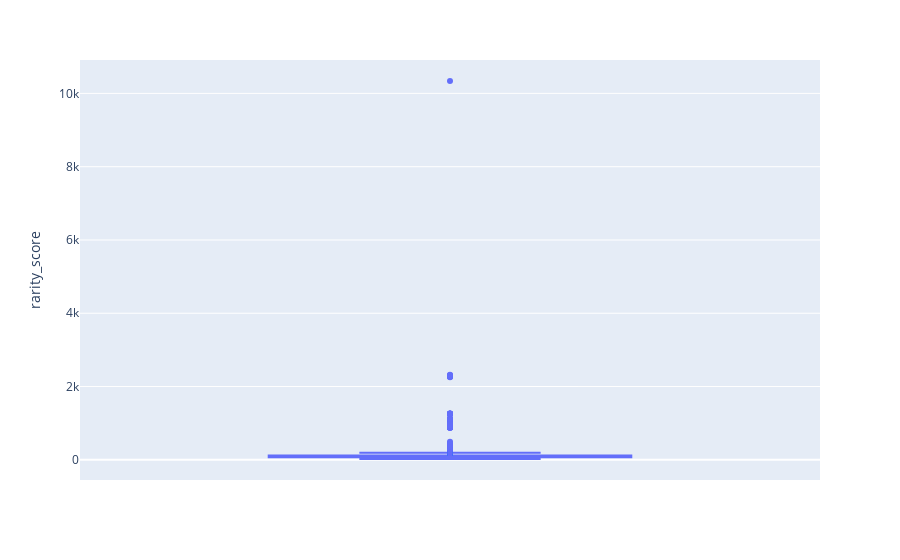

The cell this chart's notebook holds for it:
### Markdown cell above
Let's get idea of the distribution of rarity score

### Code cell
fig = px.box(df_metadata, y="rarity_score")
fig.show()

### Figure 1 — Plotly figure (JSON) as saved in the notebook; plotly's stock layout.template omitted (floating-point values rounded to 4 significant figures; data arrays with more than 128 entries replaced by an {"elided": "..."} marker saying what was removed)
{"data": [{"alignmentgroup": "True", "hovertemplate": "rarity_score=%{y}<extra></extra>", "legendgroup": "", "marker": {"color": "#636efa"}, "name": "", "notched": false, "offsetgroup": "", "orientation": "v", "showlegend": false, "type": "box", "x0": " ", "xaxis": "x", "y": {"elided": "10000 float values"}, "y0": " ", "yaxis": "y"}], "layout": {"boxmode": "group", "legend": {"tracegroupgap": 0}, "margin": {"t": 60}, "xaxis": {"anchor": "y", "domain": [0, 1]}, "yaxis": {"anchor": "x", "domain": [0, 1], "title": {"text": "rarity_score"}}}}
